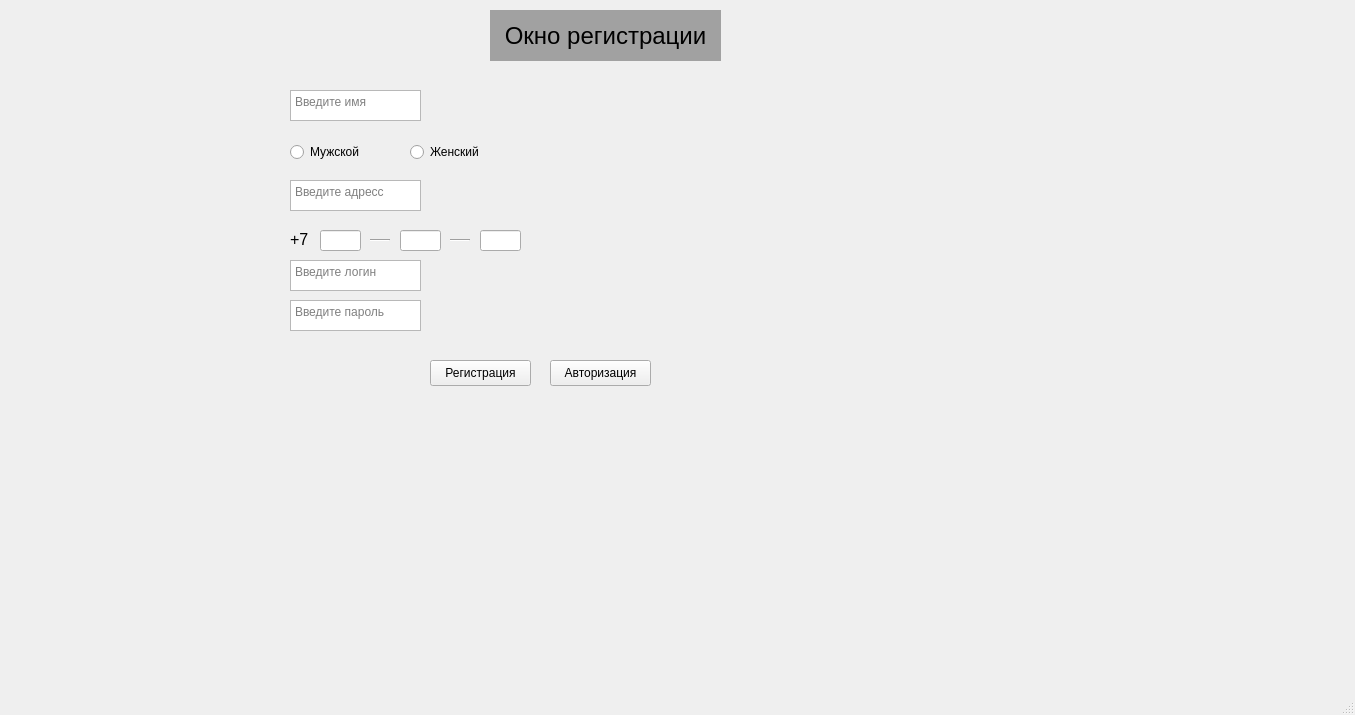
<?xml version="1.0" encoding="UTF-8"?>
<ui version="4.0">
 <class>MainWindow</class>
 <widget class="QMainWindow" name="MainWindow">
  <property name="geometry">
   <rect>
    <x>0</x>
    <y>0</y>
    <width>1355</width>
    <height>715</height>
   </rect>
  </property>
  <property name="windowTitle">
   <string>MainWindow</string>
  </property>
  <property name="toolTip">
   <string/>
  </property>
  <property name="statusTip">
   <string/>
  </property>
  <property name="whatsThis">
   <string/>
  </property>
  <property name="accessibleName">
   <string/>
  </property>
  <property name="accessibleDescription">
   <string/>
  </property>
  <property name="autoFillBackground">
   <bool>false</bool>
  </property>
  <property name="styleSheet">
   <string notr="true"/>
  </property>
  <property name="windowFilePath">
   <string/>
  </property>
  <widget class="QWidget" name="centralwidget">
   <widget class="QLabel" name="labelRegistrationWindow">
    <property name="geometry">
     <rect>
      <x>490</x>
      <y>10</y>
      <width>231</width>
      <height>51</height>
     </rect>
    </property>
    <property name="font">
     <font>
      <pointsize>18</pointsize>
     </font>
    </property>
    <property name="styleSheet">
     <string notr="true">background-color: rgb(161, 161, 161);</string>
    </property>
    <property name="text">
     <string>Окно регистрации</string>
    </property>
    <property name="alignment">
     <set>Qt::AlignCenter</set>
    </property>
   </widget>
   <widget class="QPushButton" name="registrationButton">
    <property name="geometry">
     <rect>
      <x>430</x>
      <y>360</y>
      <width>101</width>
      <height>26</height>
     </rect>
    </property>
    <property name="text">
     <string>Регистрация</string>
    </property>
   </widget>
   <widget class="QTextEdit" name="textLogin">
    <property name="geometry">
     <rect>
      <x>290</x>
      <y>260</y>
      <width>131</width>
      <height>31</height>
     </rect>
    </property>
    <property name="placeholderText">
     <string>Введите логин</string>
    </property>
   </widget>
   <widget class="QTextEdit" name="textPassword">
    <property name="geometry">
     <rect>
      <x>290</x>
      <y>300</y>
      <width>131</width>
      <height>31</height>
     </rect>
    </property>
    <property name="placeholderText">
     <string>Введите пароль</string>
    </property>
   </widget>
   <widget class="QTextEdit" name="textName">
    <property name="geometry">
     <rect>
      <x>290</x>
      <y>90</y>
      <width>131</width>
      <height>31</height>
     </rect>
    </property>
    <property name="placeholderText">
     <string>Введите имя</string>
    </property>
   </widget>
   <widget class="QTextEdit" name="textAddres">
    <property name="geometry">
     <rect>
      <x>290</x>
      <y>180</y>
      <width>131</width>
      <height>31</height>
     </rect>
    </property>
    <property name="placeholderText">
     <string>Введите адресс</string>
    </property>
   </widget>
   <widget class="QLabel" name="startNumber">
    <property name="geometry">
     <rect>
      <x>290</x>
      <y>230</y>
      <width>58</width>
      <height>18</height>
     </rect>
    </property>
    <property name="font">
     <font>
      <pointsize>12</pointsize>
     </font>
    </property>
    <property name="text">
     <string>+7</string>
    </property>
   </widget>
   <widget class="QRadioButton" name="ManButton">
    <property name="geometry">
     <rect>
      <x>290</x>
      <y>140</y>
      <width>101</width>
      <height>24</height>
     </rect>
    </property>
    <property name="text">
     <string>Мужской</string>
    </property>
   </widget>
   <widget class="QRadioButton" name="WomanButton">
    <property name="geometry">
     <rect>
      <x>410</x>
      <y>140</y>
      <width>101</width>
      <height>24</height>
     </rect>
    </property>
    <property name="text">
     <string>Женский</string>
    </property>
   </widget>
   <widget class="Line" name="line_1">
    <property name="geometry">
     <rect>
      <x>370</x>
      <y>230</y>
      <width>20</width>
      <height>21</height>
     </rect>
    </property>
    <property name="orientation">
     <enum>Qt::Horizontal</enum>
    </property>
   </widget>
   <widget class="Line" name="line_2">
    <property name="geometry">
     <rect>
      <x>450</x>
      <y>230</y>
      <width>20</width>
      <height>21</height>
     </rect>
    </property>
    <property name="orientation">
     <enum>Qt::Horizontal</enum>
    </property>
   </widget>
   <widget class="QLineEdit" name="textNumbers_1">
    <property name="geometry">
     <rect>
      <x>320</x>
      <y>230</y>
      <width>41</width>
      <height>21</height>
     </rect>
    </property>
    <property name="font">
     <font>
      <pointsize>12</pointsize>
     </font>
    </property>
    <property name="alignment">
     <set>Qt::AlignCenter</set>
    </property>
   </widget>
   <widget class="QLineEdit" name="textNumbers_2">
    <property name="geometry">
     <rect>
      <x>400</x>
      <y>230</y>
      <width>41</width>
      <height>21</height>
     </rect>
    </property>
    <property name="font">
     <font>
      <pointsize>12</pointsize>
     </font>
    </property>
    <property name="alignment">
     <set>Qt::AlignCenter</set>
    </property>
   </widget>
   <widget class="QLineEdit" name="textNumbers_3">
    <property name="geometry">
     <rect>
      <x>480</x>
      <y>230</y>
      <width>41</width>
      <height>21</height>
     </rect>
    </property>
    <property name="font">
     <font>
      <pointsize>12</pointsize>
     </font>
    </property>
    <property name="alignment">
     <set>Qt::AlignCenter</set>
    </property>
   </widget>
   <widget class="QPushButton" name="authButton">
    <property name="geometry">
     <rect>
      <x>550</x>
      <y>360</y>
      <width>101</width>
      <height>26</height>
     </rect>
    </property>
    <property name="text">
     <string>Авторизация</string>
    </property>
   </widget>
  </widget>
  <widget class="QMenuBar" name="menubar">
   <property name="geometry">
    <rect>
     <x>0</x>
     <y>0</y>
     <width>1355</width>
     <height>22</height>
    </rect>
   </property>
  </widget>
  <widget class="QStatusBar" name="statusbar"/>
 </widget>
 <resources/>
 <connections/>
</ui>
